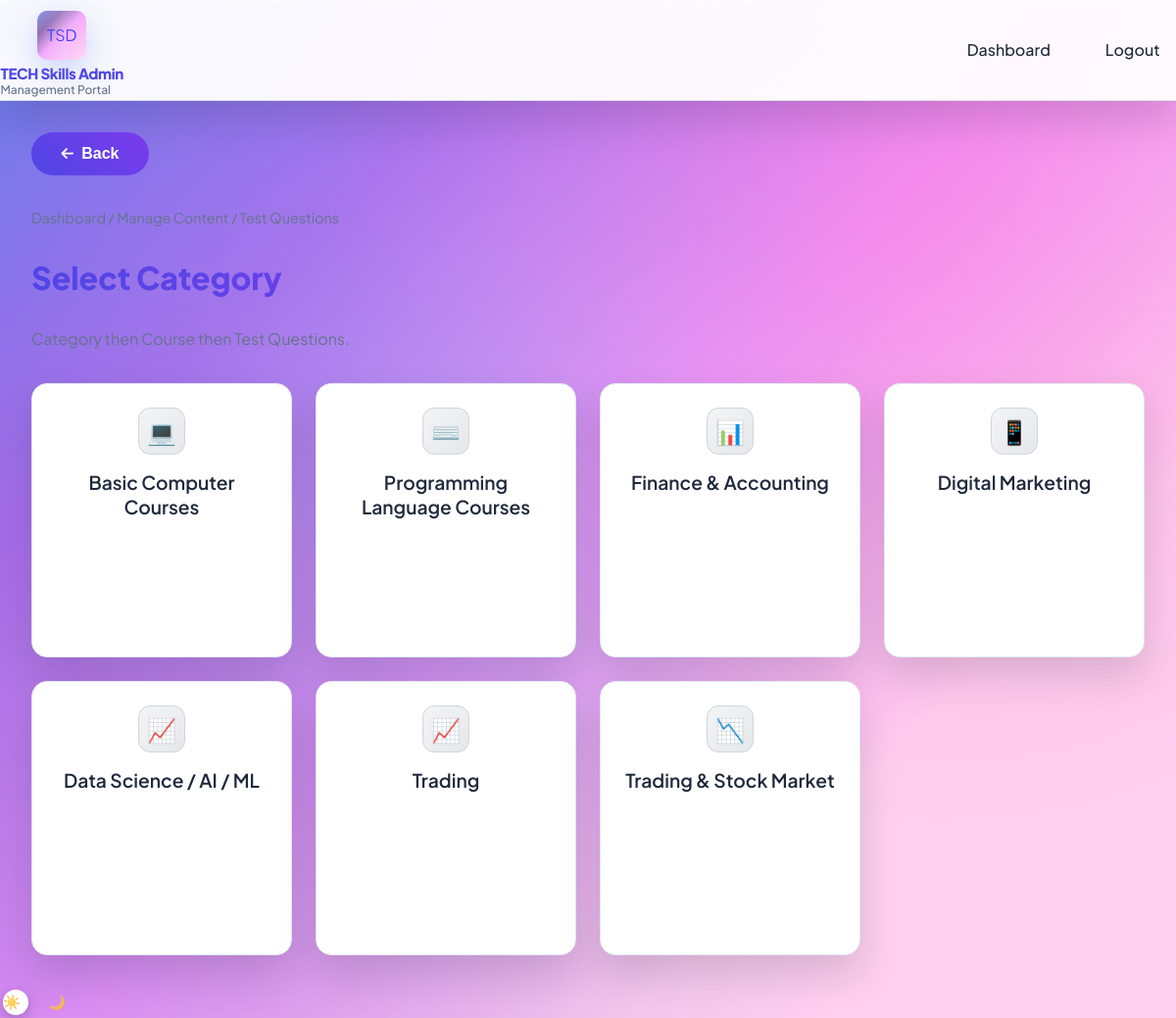
Screenshot of /admin/manage/test-questions (signed in) with the database file from the repository.
### models.py (models this page shows)
class Category(db.Model):
    __tablename__ = "categories"
    id = db.Column(db.Integer, primary_key=True)
    name = db.Column(db.String(100), nullable=False)
    slug = db.Column(db.String(100), unique=True, nullable=False)
    description = db.Column(db.Text, nullable=True)
    icon = db.Column(db.String(50), nullable=True)
    courses = db.relationship("Course", backref="category", lazy="dynamic")

### app.py (the view)
@app.route("/admin/manage/test-questions")
@login_required
@admin_required
def admin_manage_test():
    categories = Category.query.order_by(Category.id).all()
    return render_template("admin/admin_manage_test_categories.html", categories=categories)

### app.py (called while the page is built)
@login_manager.user_loader
def load_user(user_id):
    if user_id is None:
        return None
    try:
        return User.query.get(int(user_id))
    except (ValueError, TypeError):
        return None

def admin_required(f):
    @wraps(f)
    def decorated(*args, **kwargs):
        if not current_user.is_authenticated or current_user.role != "admin":
            flash("Admin access required.", "error")
            return redirect(url_for("admin_login"))
        return f(*args, **kwargs)
    return decorated

### templates/admin/admin_manage_test_categories.html (shortened to what this page needs)
{% extends "base.html" %}
{% block content %}
<nav class="breadcrumb"><a href="{{ url_for('admin_dashboard') }}">Dashboard</a> / <a href="{{ url_for('admin_manage_content') }}">Manage Content</a> / Test Questions</nav>
<h1 class="page-title">Select Category</h1>
<p style="color: var(--text-muted); margin-bottom: 1.5rem;">Category then Course then Test Questions.</p>
<div class="categories-grid">
    {% for cat in categories %}
    <a href="{{ url_for('admin_manage_test_courses', cat_id=cat.id) }}" class="category-card">
        <div class="icon">{{ cat.icon or '📚' }}</div>
        <h3>{{ cat.name }}</h3>
    </a>
    {% endfor %}
</div>
{% endblock %}

### templates/base.html (style rules this page uses)
.animate-in { animation: slideInUp 0.6s ease-out forwards; }

### rows the page displays
Category: icon "💻", name "Basic Computer Courses"
Category: icon "⌨️", name "Programming Language Courses"
Category: icon "📊", name "Finance & Accounting"
Category: icon "📱", name "Digital Marketing"
Category: icon "📈", name "Data Science / AI / ML"
Category: icon "📈", name "Trading"
Category: icon "📉", name "Trading & Stock Market"
